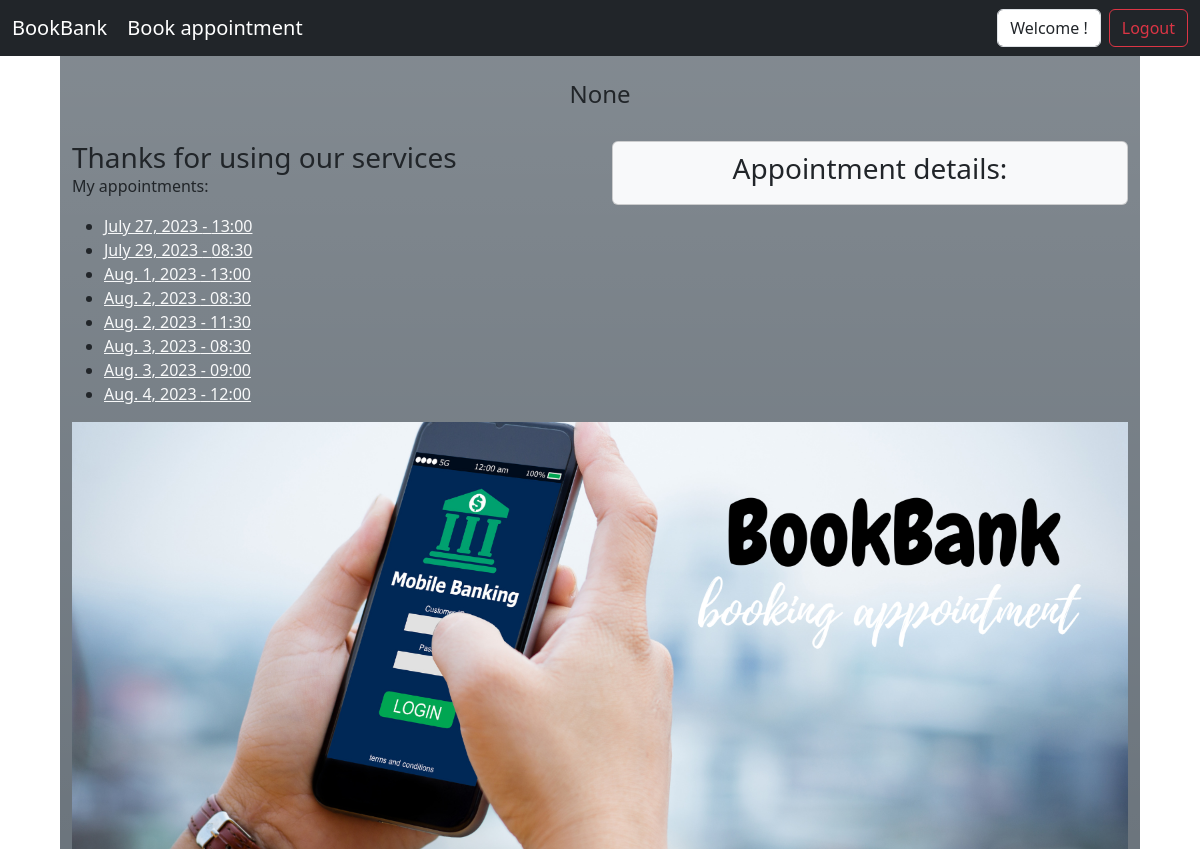
Page /home_page_customer/ (signed in) on the earlier database version.
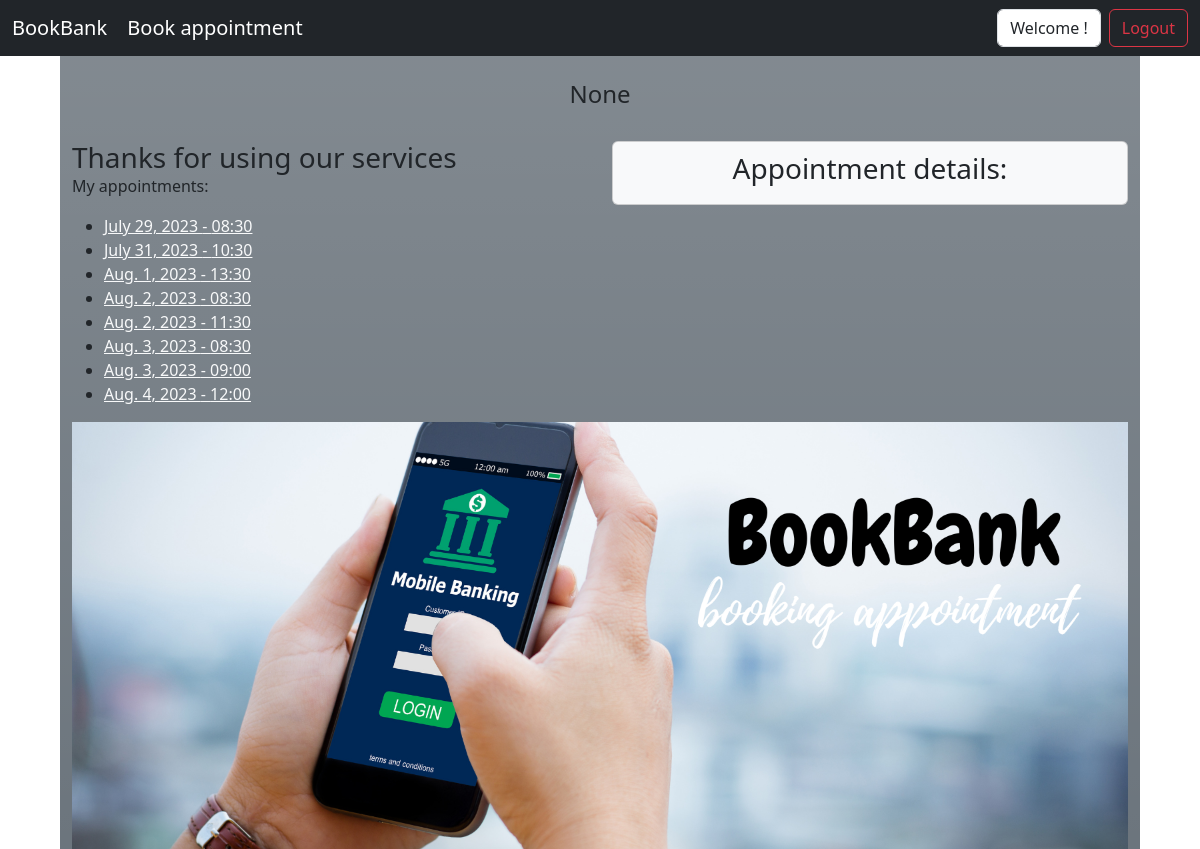
Same page on the later database version.
### bank/models.py (models this page shows)
class Appointment(models.Model):
    day = models.DateField()
    time = models.CharField(max_length=255, choices=TIME_CHOICES)
    service_type = models.CharField(
        max_length=255, choices=SERVICES_CHOICES, default="Teller")
    user = models.ForeignKey(User, related_name="appointments",
                             on_delete=models.CASCADE)
    created_at = models.DateTimeField(auto_now_add=True)
    updated_at = models.DateTimeField(auto_now=True)
    objects = AppointmentManager()

### bank/views.py (the view)
# urls.py: path('home_page_customer/', views.home_page_customer,
def home_page_customer(request):
    if 'user' not in request.session:
        return redirect('home')
    if 'employee' in request.session:
        return redirect('home')
    message = request.session.get('message')
    email = request.session.get('email')
    users = User.objects.filter(email=email)
    user = request.session.get('user')
    appointments = Appointment.objects.all()
    return render(request, 'home_page_customer.html', {'message': message, 'users': users, 'user': user, 'appointments': appointments})  # noqa

### bank/templates/home_page_customer.html (shortened to what this page needs)
<!DOCTYPE html>
<html lang="en">
<head>
    {% load static %}
    <link rel="stylesheet" href="https://maxcdn.bootstrapcdn.com/bootstrap/4.0.0/css/bootstrap.min.css">
    <link href="https://cdn.jsdelivr.net/npm/bootstrap@5.0.2/dist/css/bootstrap.min.css" rel="stylesheet"
>
    <link href="https://cdn.jsdelivr.net/npm/bootstrap@5.3.1/dist/css/bootstrap.min.css" rel="stylesheet"
>
</head>
<body>
    <header>
        <nav class="navbar navbar-expand-lg navbar-dark bg-dark">
            <div class="container-fluid">
                <div>
                    <a class="navbar-brand" href="{% url 'home' %}">BookBank</a>
                    <a class="navbar-brand" href="{% url 'create_appointment' %}">Book appointment</a>
                </div>
                <div>
                    <form class="form-inline my-2 my-lg-0" method="POST" action="{% url 'logout' %}">
                        <div class="form-control mr-sm-2">Welcome {{user.first_name}}!</div>
                        <button class="btn btn-outline-danger my-2 my-sm-0">Logout</button>
                    </form>
                </div>
            </div>
        </nav>
    </header>
    <main>
        <div class="container-fluid bg-secondary bg-gradient" style="width: 90%; padding: auto;">
            <br>
            <div>
                <div class="text-center">
                    <p class="h4">{{user.first_name}} {{user.last_name}} {{message}}</p>
                </div>
            </div>
            <br>
            <div class="row">
                <div class="col-sm-6">
                    <div class="card-body">
                        <h3 class="card-title">Thanks for using our services</h3>
                        <p class="card-text">My appointments:</p>
                        <ul>
                            {% for user in users %}
                            {% for appointment in user.appointments.all|dictsort:'time'|dictsort:'day' %}
                            <li>
                                <a href="#" class="appointment-link link-light"
                                    data-appointment-id="{{ appointment.id }}">{{ appointment.day }} -
                                    {{ appointment.time }}</a>
                            </li>
                            {% endfor %}
                            {% endfor %}
                        </ul>
                    </div>
                </div>
                <div class="col-sm-6">
                    <div class="card text-dark bg-light mb-3" style="padding: 2%; align-items: center;">
                        <h3>Appointment details:</h3>
                    </div>
                </div>
            </div>
            {% load static %}
            <div><img class="img-fluid" src="{% static "img/bookbank_hand.png" %}" alt="My image"></div>
        </div>
    </main>
</body>

Differences in the rows shown:
removed Appointment: day "July 27, 2023", time "13:00"
added Appointment: day "July 31, 2023", time "10:30"
changed Appointment "Aug. 1, 2023": time "13:00" → "13:30"
